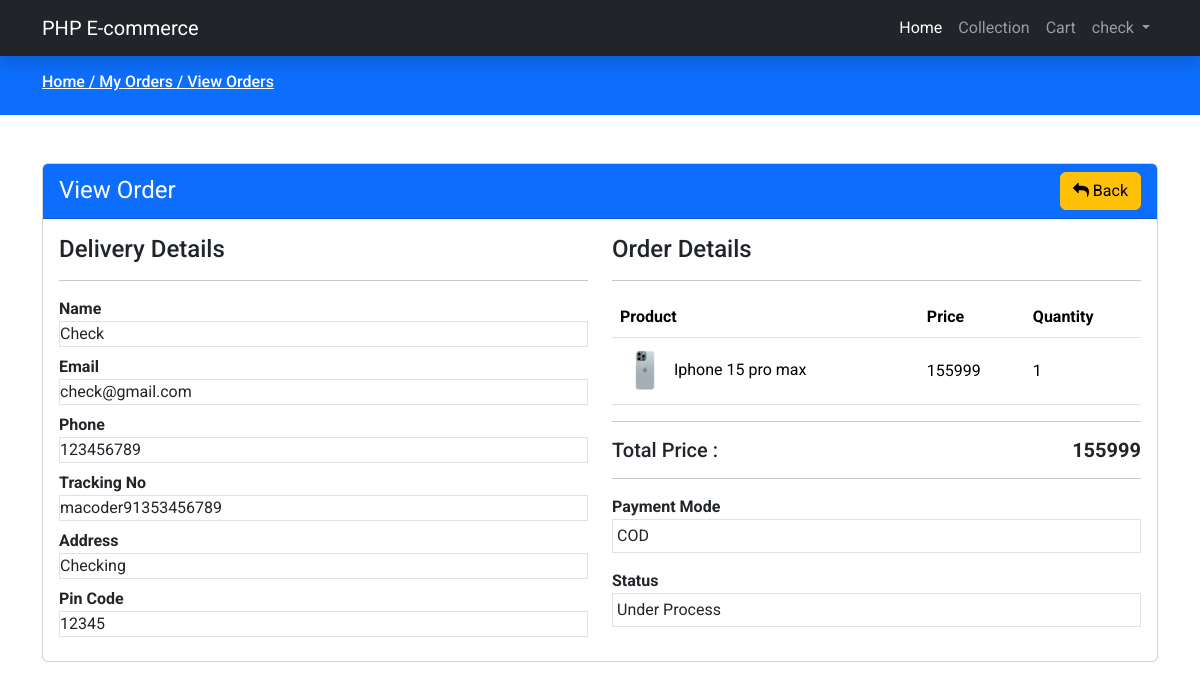
The page /view-order.php?t=macoder91353456789 (signed in) on the database its author committed.
### tables this page shows
CREATE TABLE `orders` (
  `id` int(11) NOT NULL,
  `tracking_no` varchar(191) NOT NULL,
  `user_id` int(191) NOT NULL,
  `name` varchar(191) NOT NULL,
  `email` varchar(191) NOT NULL,
  `phone` varchar(191) NOT NULL,
  `address` mediumtext NOT NULL,
  `pincode` int(191) NOT NULL,
  `total_price` int(191) NOT NULL,
  `payment_mode` varchar(191) NOT NULL,
  `payment_id` varchar(191) DEFAULT NULL,
  `status` tinyint(4) NOT NULL DEFAULT 0,
  `comments` varchar(256) DEFAULT NULL,
  `created_at` timestamp NOT NULL DEFAULT current_timestamp()
);

CREATE TABLE `products` (
  `id` int(11) NOT NULL,
  `category_id` int(11) NOT NULL,
  `name` varchar(191) NOT NULL,
  `slug` varchar(191) NOT NULL,
  `small_description` mediumtext NOT NULL,
  `description` mediumtext NOT NULL,
  `original_price` int(11) NOT NULL,
  `selling_price` int(11) NOT NULL,
  `image` varchar(191) NOT NULL,
  `qty` int(11) NOT NULL,
  `status` tinyint(4) NOT NULL,
  `trending` tinyint(4) NOT NULL,
  `meta_title` varchar(191) NOT NULL,
  `meta_keywords` mediumtext NOT NULL,
  `meta_description` mediumtext NOT NULL,
  `created_at` timestamp NOT NULL DEFAULT current_timestamp()
);

CREATE TABLE `orders_items` (
  `id` int(11) NOT NULL,
  `order_id` int(191) NOT NULL,
  `prod_id` int(191) NOT NULL,
  `qty` int(191) NOT NULL,
  `price` int(191) NOT NULL,
  `created_at` timestamp NOT NULL DEFAULT current_timestamp()
);

### functions/userfunction.php (called while the page is built, shortened)
<?php
include('config/dbcon.php');
function checkTrackingNoValid($trackingNo){
    global $con;
    $userId =  $_SESSION['auth_user']['user_id'];
    $query = "SELECT * FROM orders WHERE tracking_no = '$trackingNo' AND user_id = '$userId'";
    return mysqli_query($con, $query);
}
?>

### view-order.php (the view, shortened to what this page needs)
<?php
include('functions/userfunction.php');
include('includes/header.php');
if(isset($_GET['t'])){
    $tracking_no = $_GET['t'];
    $orderData = checkTrackingNoValid($tracking_no);
    ?>
<?php
}
else{
    ?>
<h4>Something Went Wrong</h4>
<?php
    die();
}
$data = mysqli_fetch_array($orderData);
?>
<div class="py-3 bg-primary">
    <div class="container">
        <h6 class="text-white">
            <a href="index.php" class="text-white">
                Home /
            </a>
            <a href="my-orders.php" class="text-white">
                My Orders /
            </a>
            <a href="#" class="text-white">
                View Orders
            </a>
        </h6>
    </div>
</div>
<div class="py-5">
    <div class="container">
        <div class="">
            <div class="row">
                <div class="col-md-12">
                    <div class="card">
                        <div class="card-header bg-primary">
                            <span class="text-white fs-4">View Order</span>
                            <a href="my-orders.php" class="btn btn-warning float-end"> <i class="fa fa-reply"></i> Back</a>
                        </div>
                        <div class="card-body">
                            <div class="row">
                                <div class="col-md-6">
                                    <h4>Delivery Details</h4>
                                    <hr>
                                    <div class="row">
                                        <div class="col-md-12 mb-2">
                                            <label class="fw-bold">Name</label>
                                            <div class="border p1">
                                                <?= $data['name']; ?>
                                            </div>
                                        </div>
                                        <div class="col-md-12 mb-2">
                                            <label class="fw-bold">Email</label>
                                            <div class="border p1">
                                                <?= $data['email']; ?>
                                            </div>
                                        </div>
                                        <div class="col-md-12 mb-2">
                                            <label class="fw-bold">Phone</label>
                                            <div class="border p1">
                                                <?= $data['phone']; ?>
                                            </div>
                                        </div>
                                        <div class="col-md-12 mb-2">
                                            <label class="fw-bold">Tracking No</label>
                                            <div class="border p1">
                                                <?= $data['tracking_no']; ?>
                                            </div>
                                        </div>
                                        <div class="col-md-12 mb-2">
                                            <label class="fw-bold">Address</label>
                                            <div class="border p1">
                                                <?= $data['address']; ?>
                                            </div>
                                        </div>
                                        <div class="col-md-12 mb-2">
                                            <label class="fw-bold">Pin Code</label>
                                            <div class="border p1">
                                                <?= $data['pincode']; ?>
                                            </div>
                                        </div>
                                    </div>
                                </div>
                                <div class="col-md-6">
                                    <h4>Order Details</h4>
                                    <hr>
                                    <table class="table">
                                        <thead>
                                            <tr>
                                                <th>Product</th>
                                                <th>Price</th>
                                                <th>Quantity</th>
                                            </tr>
                                        </thead>
                                        <tbody>
                                            <?php
                                    $userId =  $_SESSION['auth_user']['user_id'];
                                    $order_query = "SELECT o.id as oid, o.tracking_no, o.user_id, oi.*, oi.qty as orderqty, p.* FROM orders o, orders_items oi,
                                    products p WHERE o.user_id = '$userId' AND oi.order_id = o.id  AND p.id = oi.prod_id
                                    AND o.tracking_no = '$tracking_no' ";
                                    $order_query_run = mysqli_query($con,$order_query);
                                    if(mysqli_num_rows($order_query_run) > 0){
                                        foreach ($order_query_run as $items) {
                                            ?>
                                            <tr>
                                                <td class="align-middle">
                                                    <image src="uploads/<?= $items['image']; ?>" width="50px"
                                                        height="50px" alt="<?= $items['name']; ?>">
                                                        <?= $items['name']; ?>
                                                </td>
                                                <td class="align-middle">
                                                    <?= $items['price']; ?>
                                                </td>
                                                <td class="align-middle">
                                                    <?= $items['orderqty']; ?>
                                                </td>
                                            </tr>
                                            <?php
                                        }
                                    }
                                ?>
                                        </tbody>
                                    </table>
                                    <hr>
                                    <h5>Total Price : <span class="float-end fw-bold"><?= $data['total_price']; ?></span></h5>
                                    <hr>
                                    <label class="fw-bold">Payment Mode</label>
                                    <div class="border p-1 mb-3">
                                        <?= $data['payment_mode']; ?>
                                    </div>
                                    <label class="fw-bold">Status</label>
                                    <div class="border p-1 mb-3">
                                        <?php
                                        if($data['status'] == 0){
                                            echo "Under Process";
                                        }
                                         ?>
                                    </div>
                                </div>
                            </div>
                        </div>
                    </div>
                </div>
            </div>
        </div>
    </div>
</div>
<?php
include('includes/footer.php');
?>

### assets/css/custom.css (style rules this page uses)
* { font-family: "Roboto", sans-serif; }
a { text-decoration: none; }

### rows shown on the page
orders: name "Check", email "check@gmail.com", phone "123456789", tracking_no "macoder91353456789", address "Checking", pincode "12345", products.image (picture), products.name "Iphone 15 pro max", orders_items.price "155999", orders_items.qty "1", total_price "155999", payment_mode "COD"

### other values the page prints
$_SESSION['auth_user']['name'] "check"
